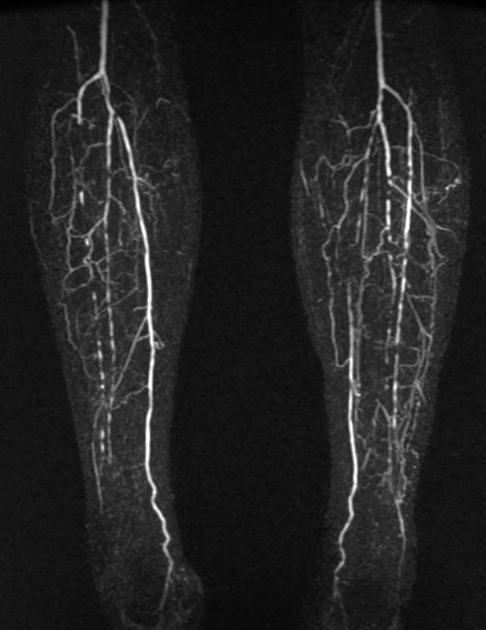
#> input picture resource/HW1_img/Prob5_img.tif, 486 x 630 px, found by its file name
$ python 5b_mean.py
#> lines starting #> are read from the running program, lines starting #| are printed output that depends on the picture
import cv2
import numpy as np
import matplotlib.pyplot as plt

image_path = "./resource/HW1_img/Prob5_img.tif"
original_img = cv2.imread(image_path, cv2.IMREAD_GRAYSCALE)
#> original_img is the input picture: shape (630, 486); min 0, max 255, mean 34.9

if original_img is None:
    raise FileNotFoundError()


# -------------------------- 2. 均值滤波（3×3 / 5×5 / 9×9） --------------------------
# cv2.blur(图像, (窗口宽, 窗口高)) → 标准均值滤波（邻域平均）
filtered_3x3 = cv2.blur(original_img, (3, 3))  # 3×3窗口
filtered_5x5 = cv2.blur(original_img, (5, 5))  # 5×5窗口
filtered_9x9 = cv2.blur(original_img, (9, 9))  # 9×9窗口
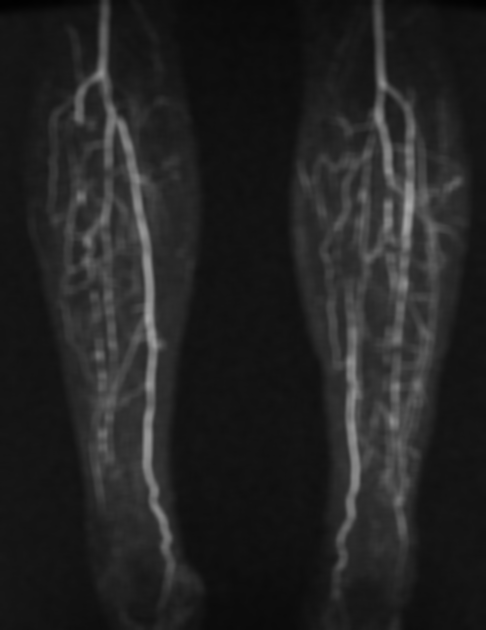
#> filtered_9x9: shape (630, 486); min 1, max 171, mean 34.9

# -------------------------- 3. 绘制：噪声图 + 3种滤波图 + 对应直方图 --------------------------
# 布局：4行2列（噪声/3×3/5×5/9×9，每一行是【图像+直方图】）
plt.figure(figsize=(16, 18))

# 行1：带噪声的图像 + 直方图
plt.subplot(4, 2, 1)
plt.imshow(original_img, cmap="gray")
plt.title("Noisy Image (Gaussian Noise)")
plt.axis("off")

plt.subplot(4, 2, 2)
plt.hist(original_img.ravel(), 256, [0, 256], color="black")
plt.title("Histogram - Noisy Image")
plt.xlabel("Gray Level")

# 行2：3×3均值滤波 + 直方图
plt.subplot(4, 2, 3)
plt.imshow(filtered_3x3, cmap="gray")
plt.title("Filtered Image - 3×3 Mean Filter")
plt.axis("off")

plt.subplot(4, 2, 4)
plt.hist(filtered_3x3.ravel(), 256, [0, 256], color="blue")
plt.title("Histogram - 3×3 Mean Filter")
plt.xlabel("Gray Level")

# 行3：5×5均值滤波 + 直方图
plt.subplot(4, 2, 5)
plt.imshow(filtered_5x5, cmap="gray")
plt.title("Filtered Image - 5×5 Mean Filter")
plt.axis("off")

plt.subplot(4, 2, 6)
plt.hist(filtered_5x5.ravel(), 256, [0, 256], color="orange")
plt.title("Histogram - 5×5 Mean Filter")
plt.xlabel("Gray Level")

# 行4：9×9均值滤波 + 直方图
plt.subplot(4, 2, 7)
plt.imshow(filtered_9x9, cmap="gray")
plt.title("Filtered Image - 9×9 Mean Filter")
plt.axis("off")

plt.subplot(4, 2, 8)
plt.hist(filtered_9x9.ravel(), 256, [0, 256], color="green")
plt.title("Histogram - 9×9 Mean Filter")
plt.xlabel("Gray Level")

plt.tight_layout()
plt.show()
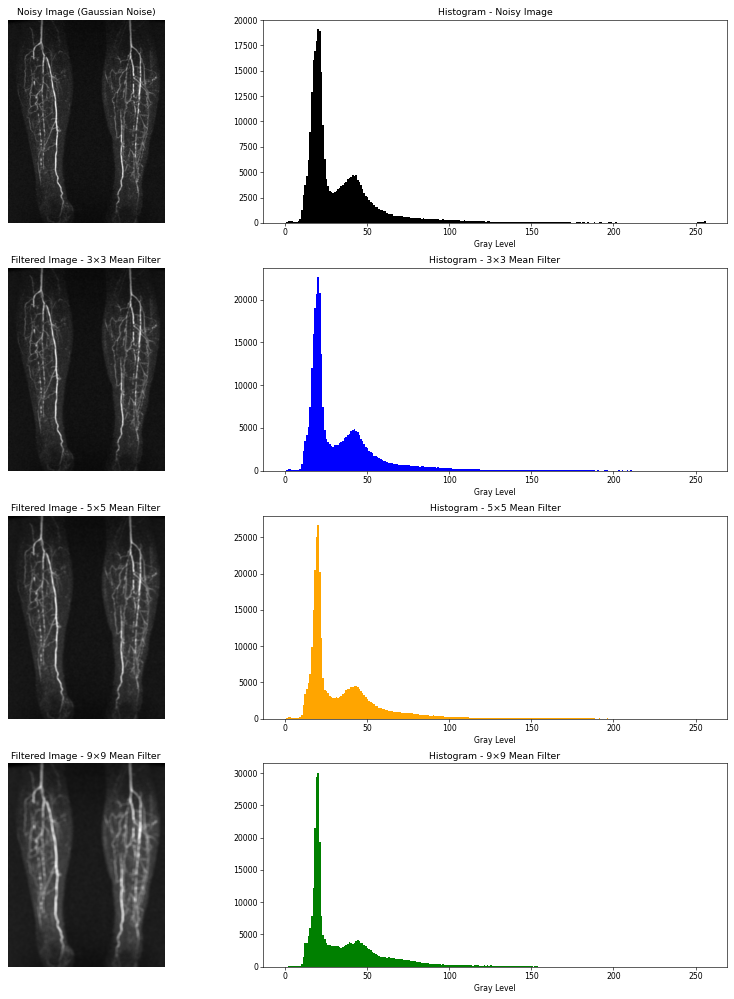
#> figure drawn by matplotlib, 8 panels; panel 2: tallest bar 19079 high, from x = 20 to 21; panel 4: tallest bar 22593 high, from x = 20 to 21; panel 6: tallest bar 26664 high, from x = 20 to 21; panel 8: tallest bar 29977 high, from x = 20 to 21
